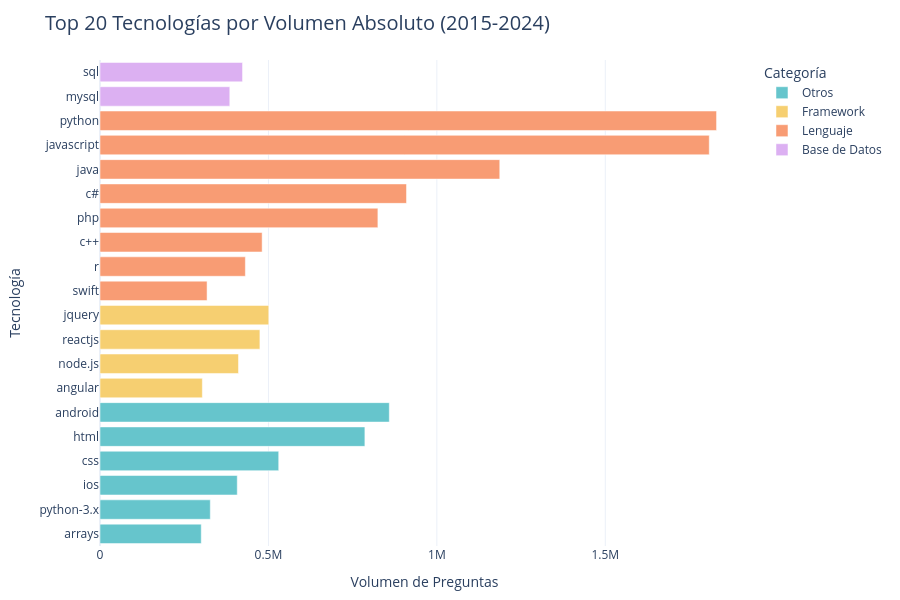

Write notebook code for a chart like this one.
### Markdown cell above
## 4. Visualizaciones Requeridas

A continuación, construiremos tres visualizaciones interactivas usando Plotly para presentar el análisis descriptivo:
1. Un gráfico de barras horizontales mostrando las 20 tecnologías de mayor volumen.
2. Tres gráficos de barras detallando el volumen interno por categoría.
3. Un Treemap representando la participación relativa general.

### Code cell
# 1. Gráfico de barras horizontales: Top 20 por volumen absoluto
fig1 = px.bar(
    top20_df.to_pandas().sort_values('Count', ascending=True), # Sort asc para que Plotly muestre los mayores arriba
    x='Count',
    y='Tag',
    orientation='h',
    color='Categoria',
    title='Top 20 Tecnologías por Volumen Absoluto (2015-2024)',
    labels={'Count': 'Volumen de Preguntas', 'Tag': 'Tecnología', 'Categoria': 'Categoría'},
    color_discrete_sequence=px.colors.qualitative.Pastel
)

fig1.update_layout(
    template='plotly_white',
    height=600,
    title_font_size=20,
    margin=dict(l=100, r=20, t=60, b=20)
)
fig1.show()

### Figure 1 — Plotly figure (JSON) as saved in the notebook; plotly's stock layout.template omitted (floating-point values rounded to 4 significant figures)
{"data": [{"hovertemplate": "Categoría=Otros<br>Volumen de Preguntas=%{x}<br>Tecnología=%{y}<extra></extra>", "legendgroup": "Otros", "marker": {"color": "rgb(102, 197, 204)", "pattern": {"shape": ""}}, "name": "Otros", "orientation": "h", "showlegend": true, "textposition": "auto", "type": "bar", "x": [300565, 327379, 407440, 530506, 786303, 858772], "xaxis": "x", "y": ["arrays", "python-3.x", "ios", "css", "html", "android"], "yaxis": "y"}, {"hovertemplate": "Categoría=Framework<br>Volumen de Preguntas=%{x}<br>Tecnología=%{y}<extra></extra>", "legendgroup": "Framework", "marker": {"color": "rgb(246, 207, 113)", "pattern": {"shape": ""}}, "name": "Framework", "orientation": "h", "showlegend": true, "textposition": "auto", "type": "bar", "x": [303776, 411057, 474660, 500989], "xaxis": "x", "y": ["angular", "node.js", "reactjs", "jquery"], "yaxis": "y"}, {"hovertemplate": "Categoría=Lenguaje<br>Volumen de Preguntas=%{x}<br>Tecnología=%{y}<extra></extra>", "legendgroup": "Lenguaje", "marker": {"color": "rgb(248, 156, 116)", "pattern": {"shape": ""}}, "name": "Lenguaje", "orientation": "h", "showlegend": true, "textposition": "auto", "type": "bar", "x": [317837, 431535, 481266, 824898, 909857, 1186673, 1808537, 1830210], "xaxis": "x", "y": ["swift", "r", "c++", "php", "c#", "java", "javascript", "python"], "yaxis": "y"}, {"hovertemplate": "Categoría=Base de Datos<br>Volumen de Preguntas=%{x}<br>Tecnología=%{y}<extra></extra>", "legendgroup": "Base de Datos", "marker": {"color": "rgb(220, 176, 242)", "pattern": {"shape": ""}}, "name": "Base de Datos", "orientation": "h", "showlegend": true, "textposition": "auto", "type": "bar", "x": [385320, 423108], "xaxis": "x", "y": ["mysql", "sql"], "yaxis": "y"}], "layout": {"barmode": "relative", "height": 600, "legend": {"title": {"text": "Categoría"}, "tracegroupgap": 0}, "margin": {"b": 20, "l": 100, "r": 20, "t": 60}, "title": {"font": {"size": 20}, "text": "Top 20 Tecnologías por Volumen Absoluto (2015-2024)"}, "xaxis": {"anchor": "y", "domain": [0, 1], "title": {"text": "Volumen de Preguntas"}}, "yaxis": {"anchor": "x", "domain": [0, 1], "title": {"text": "Tecnología"}}}}
